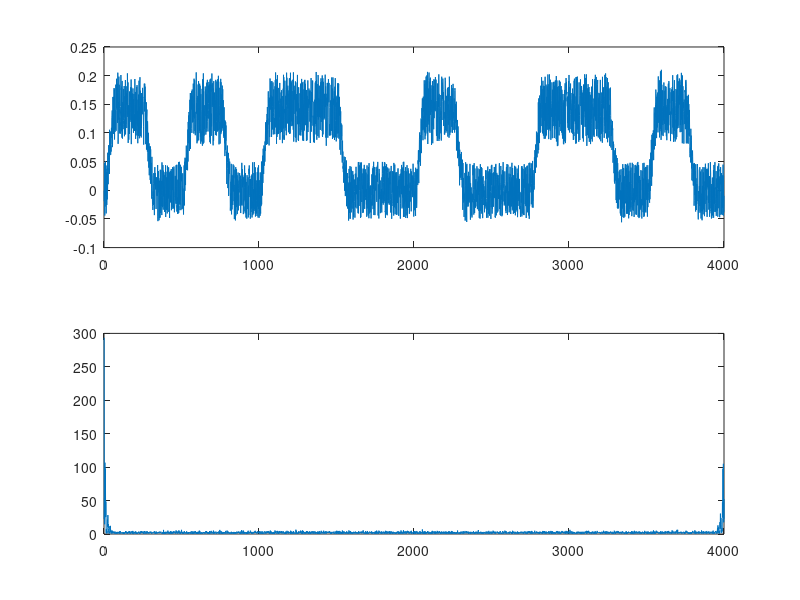

The MATLAB script that drew this image:
samplerate = 100000 % samplerate 100ksamp/sec
bitlength = samplerate / 400 % 400 bits per sec
% Noisefloor: +/- 0.02 ; -60dB
Noisefloor = -60;
SNR = -3

b=1e-4.*[0.2915 0.8744 0.8744 0.2915]
a = [1 -2.8744 2.7565 -0.8819]

Noiseamp = 10^(Noisefloor/10)*1e5;

Sigamp = 10^(SNR/20)*Noiseamp

data=[1,0,1,0,1,1,0,0,1,0,0,1,1,0,1,0];
sig=repelem(data,bitlength);

%subplot(2,1,1)
%plot(sig)
sig = filter(b,a,sig); % channelwidth 1kHz

backg1 = Noiseamp * (complex(rand(size(sig)),rand(size(sig))) - 0.5);

backg = backg1 - backg1 .* sig;
%res=29*(0.06 * sig .* backg1 +  0.05 * backg + 0.01*sig);

res=backg + (Sigamp * sig) + (Noiseamp/1 * sig .* rand(size(sig)))

subplot(2,1,1)
plot(real(res));
subplot(2,1,2)
plot(abs(fft(res)))
%plot(sig)

f = fopen ('test.raw', 'wb');
I = real(res);
Q = imag(res);
fwrite (f, [I Q].', 'float');
fclose (f);
